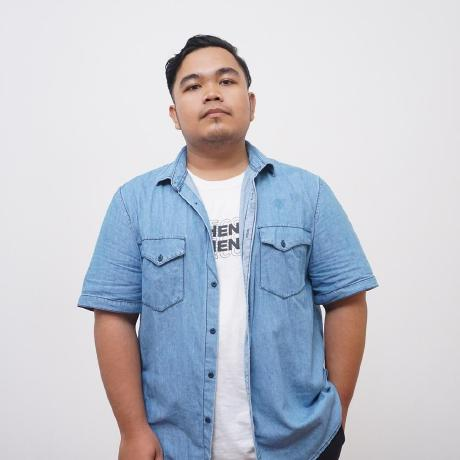
#> input picture source-photo.png, 460 x 460 px
$ python prep_photo.py
#> lines starting #> are read from the running program, lines starting #| are printed output that depends on the picture
"""
Prepare the photo for clean ASCII conversion:
1. Frame the subject properly (face & upper body).
2. Enhance contrast and sharpness so facial features stand out.
3. Clean the background to pure white (renders as empty space in ASCII).
4. Save source-prepped.png.
"""
import sys, os
from PIL import Image, ImageEnhance, ImageFilter

HERE = os.path.dirname(os.path.abspath(__file__))
INP = sys.argv[1] if len(sys.argv) > 1 else os.path.join(HERE, "..", "source-photo.png")
OUT = sys.argv[2] if len(sys.argv) > 2 else os.path.join(HERE, "..", "source-prepped.png")

def prep():
    img = Image.open(INP).convert("RGB")
#> img is the input picture: PIL image 460x460 RGB; mean R, G, B 193.1, 197, 206.9
    w, h = img.size
#> w = 460; h = 460

    # Framing focusing on head & upper body
    crop_box = (int(w * 0.05), int(h * 0.06), int(w * 0.95), int(h * 0.94))
#> crop_box = (23, 27, 437, 432)
    img = img.crop(crop_box)
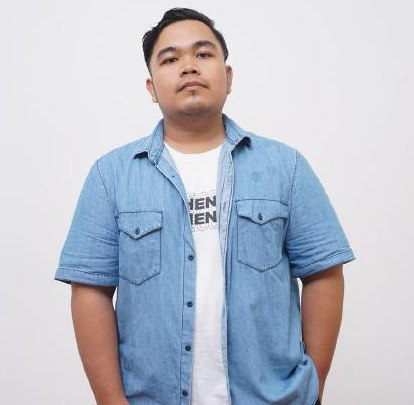
#> img: PIL image 414x405 RGB; mean R, G, B 188.5, 193.6, 204.7

    # Convert to grayscale
    gray = img.convert("L")
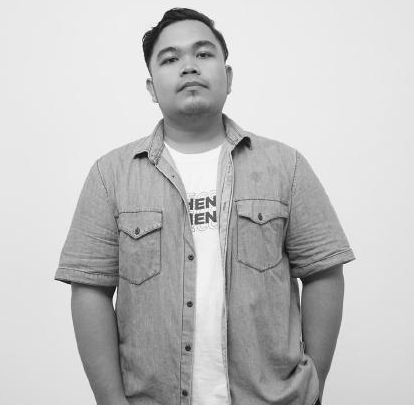
#> gray: PIL image 414x405 L; min 5, max 255, mean 193.3

    # Enhance contrast
    gray = ImageEnhance.Contrast(gray).enhance(1.45)
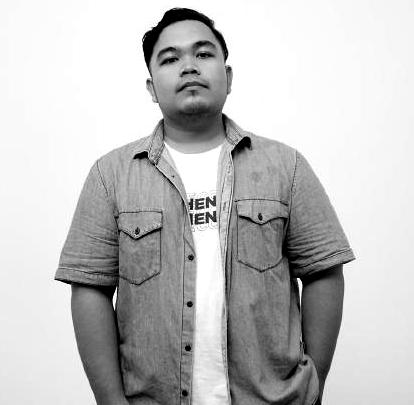
#> gray: PIL image 414x405 L; min 0, max 255, mean 193

    # Push light background to pure white (255) so it dissolves in ASCII
    lut = []
    for i in range(256):
        if i >= 210:
            lut.append(255)
        elif i <= 80:
            lut.append(int(i * 0.75))
        else:
            lut.append(i)
    gray = gray.point(lut)
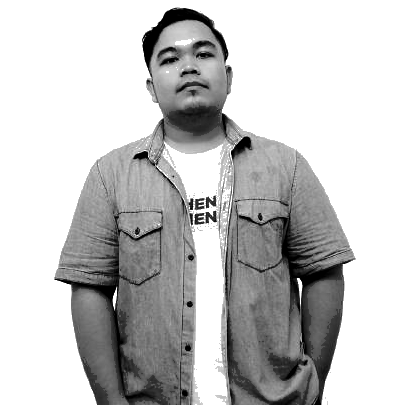
#> gray: PIL image 414x405 L; min 0, max 255, mean 197.6

    gray = gray.filter(ImageFilter.SHARPEN)

    # Square canvas
    side = max(gray.size)
#> side = 414
    canvas = Image.new("L", (side, side), 255)
#> canvas: PIL image 414x414 L; every value is 255
    offset = ((side - gray.size[0]) // 2, (side - gray.size[1]) // 2)
#> offset = (0, 4)
    canvas.paste(gray, offset)
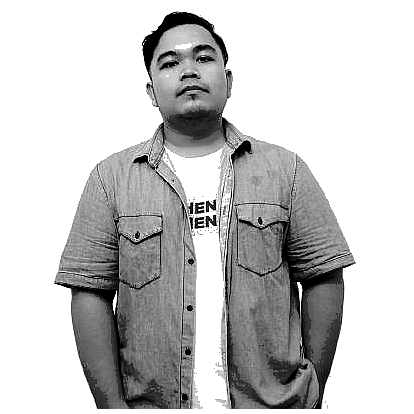
#> canvas: PIL image 414x414 L; min 0, max 255, mean 198.6

    canvas.save(OUT)
    print(f"wrote {OUT} {canvas.size}")
#| wrote scripts/../source-prepped.png (414, 414)

if __name__ == "__main__":
    prep()
